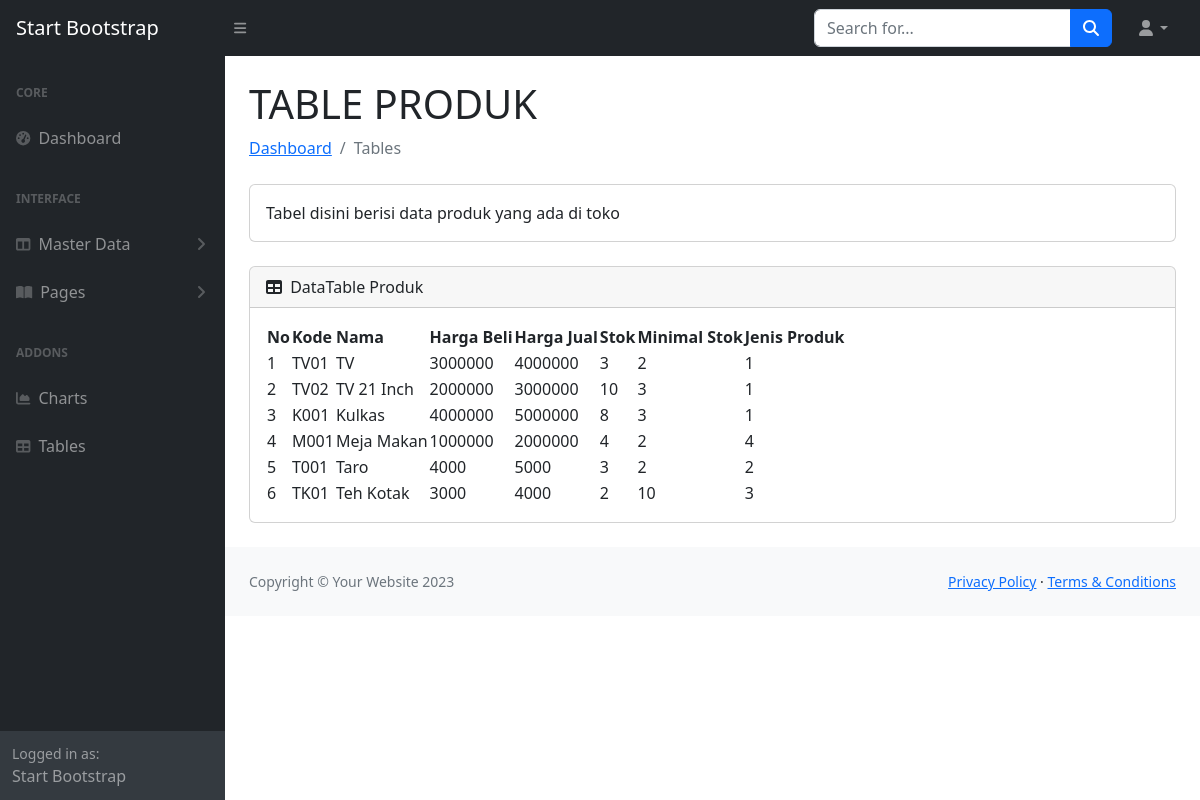
Page /index.php?url=product on the committed database.
### tables this page shows
CREATE TABLE `produk` (
  `id` int(11) NOT NULL,
  `kode` varchar(10) DEFAULT NULL,
  `nama` varchar(45) NOT NULL,
  `harga_beli` double DEFAULT NULL,
  `harga_jual` double DEFAULT NULL,
  `stok` int(11) DEFAULT NULL,
  `min_stok` int(11) DEFAULT NULL,
  `jenis_produk_id` int(11) DEFAULT NULL
);

### models/Produk.php (called while the page is built)
<?php
class Produk {
    private $koneksi;
    public function __construct(){
        global $dbh;
        $this->koneksi = $dbh;
    }
    public function dataProduk(){
        $sql = "SELECT produk.*, jenis_produk.nama as Kategori FROM produk INNER JOIN
        jenis_produk ON jenis_produk.id = produk.jenis_produk_id ";
        $ps = $this->koneksi->prepare($sql);
        $ps->execute();
        $rs = $ps->fetchAll();
        return $rs;
    }
}
?>

### product.php (the view)
<?php
$model = new Produk();
$data_produk = $model->dataProduk();
?>
                        <h1 class="mt-4">TABLE PRODUK</h1>
                        <ol class="breadcrumb mb-4">
                            <li class="breadcrumb-item"><a href="index.php?url=dashboard">Dashboard</a></li>
                            <li class="breadcrumb-item active">Tables</li>
                        </ol>
                        <div class="card mb-4">
                            <div class="card-body">
                                Tabel disini berisi data produk yang ada di toko
                            </div>
                        </div>
                        <div class="card mb-4">
                            <div class="card-header">
                                <i class="fas fa-table me-1"></i>
                                DataTable Produk
                            </div>
                            <div class="card-body">
                                <table id="datatablesSimple">
                                    <thead>
                                        <tr>
                                            <th>No</th>
                                            <th>Kode</th>
                                            <th>Nama</th>
                                            <th>Harga Beli</th>
                                            <th>Harga Jual</th>
                                            <th>Stok</th>
                                            <th>Minimal Stok</th>
                                            <th>Jenis Produk </th>
                                        </tr>
                                    </thead>
                                    <tbody>
                                        <?php
                                        $no = 1;
                                        foreach($data_produk as $row){
                                            ?>
                                        <tr>
                                            <td><?= $no ?></td>
                                            <td><?= $row['kode']?></td>
                                            <td><?= $row['nama']?></td>
                                            <td><?= $row['harga_beli']?></td>
                                            <td><?= $row['harga_jual']?></td>
                                            <td><?= $row['stok']?></td>
                                            <td><?= $row['min_stok']?></td>
                                            <td><?= $row['jenis_produk_id']?></td>
                                        </tr>
                                        <?php
                                            $no++;
                                        }
                                        ?>
                                    </tbody>
                                </table>
                            </div>
</div>
</div>
                <?php
                    include_once 'bottom.php';
                ?>

### top.php (shortened to what this page needs)
<!DOCTYPE html>
<html lang="en">
    <head>
        <link href="css/styles.css" rel="stylesheet" />
        <link href="https://cdn.jsdelivr.net/npm/simple-datatables@7.1.2/dist/style.min.css" rel="stylesheet" />
    </head>
    <body>
        <nav class="sb-topnav navbar navbar-expand navbar-dark bg-dark">
            <a class="navbar-brand ps-3" href="index.html">Start Bootstrap</a>
            <button class="btn btn-link btn-sm order-1 order-lg-0 me-4 me-lg-0" id="sidebarToggle" href="#!"><i class="fas fa-bars"></i></button>
            <form class="d-none d-md-inline-block form-inline ms-auto me-0 me-md-3 my-2 my-md-0">
                <div class="input-group">
                    <input class="form-control" type="text" placeholder="Search for..." aria-label="Search for..." aria-describedby="btnNavbarSearch" />
                    <button class="btn btn-primary" id="btnNavbarSearch" type="button"><i class="fas fa-search"></i></button>
                </div>
            </form>
            <ul class="navbar-nav ms-auto ms-md-0 me-3 me-lg-4">
                <li class="nav-item dropdown">
                    <a class="nav-link dropdown-toggle" id="navbarDropdown" href="#" role="button" data-bs-toggle="dropdown" aria-expanded="false"><i class="fas fa-user fa-fw"></i></a>
                </li>
            </ul>
        </nav>

### menu.php (shortened to what this page needs)
<div id="layoutSidenav">
            <div id="layoutSidenav_nav">
                <nav class="sb-sidenav accordion sb-sidenav-dark" id="sidenavAccordion">
                    <div class="sb-sidenav-menu">
                        <div class="nav">
                            <div class="sb-sidenav-menu-heading">Core</div>
                            <a class="nav-link" href="index.php?url=dashboard">
                                <div class="sb-nav-link-icon"><i class="fas fa-tachometer-alt"></i></div>
                                Dashboard
                            </a>
                            <div class="sb-sidenav-menu-heading">Interface</div>
                            <a class="nav-link collapsed" href="#" data-bs-toggle="collapse" data-bs-target="#collapseLayouts" aria-expanded="false" aria-controls="collapseLayouts">
                                <div class="sb-nav-link-icon"><i class="fas fa-columns"></i></div>
                                Master Data
                                <div class="sb-sidenav-collapse-arrow"><i class="fas fa-angle-down"></i></div>
                            </a>
                            <a class="nav-link collapsed" href="#" data-bs-toggle="collapse" data-bs-target="#collapsePages" aria-expanded="false" aria-controls="collapsePages">
                                <div class="sb-nav-link-icon"><i class="fas fa-book-open"></i></div>
                                Pages
                                <div class="sb-sidenav-collapse-arrow"><i class="fas fa-angle-down"></i></div>
                            </a>
                            <div class="sb-sidenav-menu-heading">Addons</div>
                            <a class="nav-link" href="charts.html">
                                <div class="sb-nav-link-icon"><i class="fas fa-chart-area"></i></div>
                                Charts
                            </a>
                            <a class="nav-link" href="tables.html">
                                <div class="sb-nav-link-icon"><i class="fas fa-table"></i></div>
                                Tables
                            </a>
                        </div>
                    </div>
                    <div class="sb-sidenav-footer">
                        <div class="small">Logged in as:</div>
                        Start Bootstrap
                    </div>
                </nav>
            </div>

### index.php (shortened to what this page needs)
<?php
include_once 'koneksi.php';
include_once 'models/Produk.php';
include_once 'top.php';
include_once 'menu.php';
?>
 <div id="layoutSidenav_content">
                <main>
                    <div class="container-fluid px-4">
                        <?php
                        $url = $_GET['url'];
                        if($url == 'dashboard'){
                            include_once 'dashboard.php';
                        } else if (!empty($url)){
                            include_once ''.$url.'.php';
                        } else { 'dashboard.php';
                        }
                        ?>
<?php
include_once 'bottom.php';
?>

### bottom.php (shortened to what this page needs)
<footer class="py-4 bg-light mt-auto">
                    <div class="container-fluid px-4">
                        <div class="d-flex align-items-center justify-content-between small">
                            <div class="text-muted">Copyright &copy; Your Website 2023</div>
                            <div>
                                <a href="#">Privacy Policy</a>
                                &middot;
                                <a href="#">Terms &amp; Conditions</a>
                            </div>
                        </div>
                    </div>
                </footer>
            </div>
        </div>
    </body>
</html>

### rows in the picture
produk: kode "TV01", nama "TV", harga_beli "3000000", harga_jual "4000000", stok "3", min_stok "2", jenis_produk "1"
produk: kode "TV02", nama "TV 21 Inch", harga_beli "2000000", harga_jual "3000000", stok "10", min_stok "3", jenis_produk "1"
produk: kode "K001", nama "Kulkas", harga_beli "4000000", harga_jual "5000000", stok "8", min_stok "3", jenis_produk "1"
produk: kode "M001", nama "Meja Makan", harga_beli "1000000", harga_jual "2000000", stok "4", min_stok "2", jenis_produk "4"
produk: kode "T001", nama "Taro", harga_beli "4000", harga_jual "5000", stok "3", min_stok "2", jenis_produk "2"
produk: kode "TK01", nama "Teh Kotak", harga_beli "3000", harga_jual "4000", stok "2", min_stok "10", jenis_produk "3"
